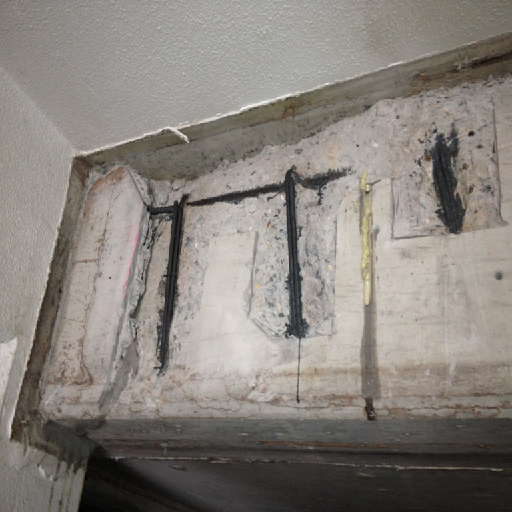
#> input picture testImage/rebarExposure_18.png, 512 x 512 px, given in place of testImage, which was not available
$ python histogramEqualizationColor.py --image ../../testImage
#> lines starting #> are read from the running program, lines starting #| are printed output that depends on the picture; pictures that were not available may be replaced by others from this repository, and a replacement may not be noted
### OpenCV/histogram/utils.py
import cv2
import numpy as np

import random
import os

import matplotlib.pyplot as plt
from matplotlib import ticker
from matplotlib.ticker import FuncFormatter
from mpl_toolkits.mplot3d import Axes3D

# [79 lines left out: functions compareColorHistogram, compareColorHistogram2d, BGR_histogram, not called in this run]

def BGR_hist_subplot (img, subplot, title):
    color = ('b','g','r')
    for i, col in enumerate(color):
        hist = cv2.calcHist([img],[i],None,[256],[0,256])
        plt.subplot(int(subplot)), plt.plot(hist,color = col), plt.title(f'{title}'), plt.legend

### OpenCV/histogram/histogramEqualizationColor.py
import cv2
import numpy as np
import argparse
import os
import matplotlib.pyplot as plt
from utils import BGR_hist_subplot

ap = argparse.ArgumentParser()
ap.add_argument("-i", "--image", required=True, help="Image path to the directory")
args = vars(ap.parse_args())
path = args['image']

# 입력 받은 이미지를 불러옵니다. opencv: cv2.imread(img, cv2.IMREAD_COLOR(default)), cv2.IMREAD_COLOR: If set, always convert image to the 3 channel BGR color image.
src = cv2.imread(path)
#> src is the input picture: shape (512, 512, 3); mean B, G, R 124, 130, 135.4

"""
BGR
"""
# B, G, R 컬러 영상을 분리
b, g, r = cv2.split(src)
# 히스토그램 평탄화
equalized_b = cv2.equalizeHist(b)
equalized_g = cv2.equalizeHist(g)
equalized_r = cv2.equalizeHist(r)
# merged
bgrDst = cv2.merge([equalized_b, equalized_g, equalized_r])
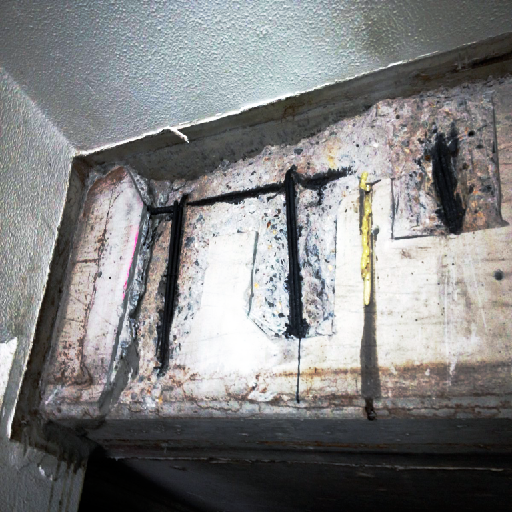
#> bgrDst: shape (512, 512, 3); mean B, G, R 128.4, 128.4, 128.4

"""
HSV
"""
# hsv 컬러 형태로 변형합니다.
hsv = cv2.cvtColor(src, cv2.COLOR_BGR2HSV)
#> hsv: shape (512, 512, 3); mean H, S, V 21.7, 24.5, 135.6
# h, s, v로 컬러 영상을 분리 합니다.
h, s, v = cv2.split(hsv)
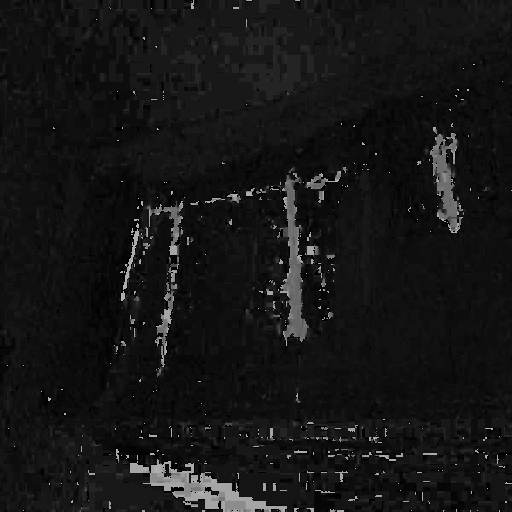
#> h: shape (512, 512); min 0, max 179, mean 21.7
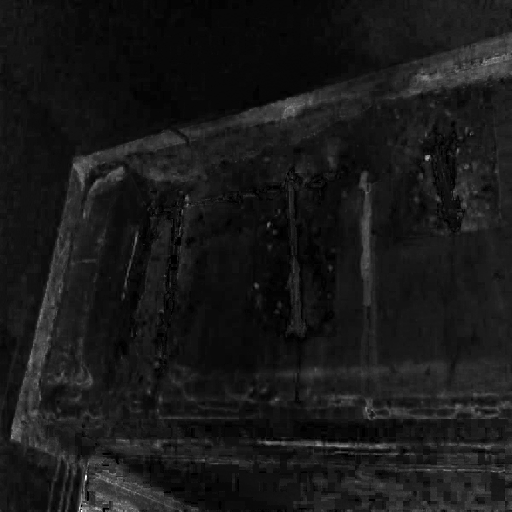
#> s: shape (512, 512); min 0, max 255, mean 24.5
# v값을 히스토그램 평활화를 합니다.
equalizedV = cv2.equalizeHist(v)
# h,s,equalizedV를 합쳐서 새로운 hsv 이미지를 만듭니다.
hsv2 = cv2.merge([h,s,equalizedV])
#> hsv2: shape (512, 512, 3); mean H, S, V 21.7, 24.5, 128.4
# 마지막으로 hsv2를 다시 BGR 형태로 변경합니다.
hsvDst = cv2.cvtColor(hsv2, cv2.COLOR_HSV2BGR)

"""
YCrCb
"""
# YCrCb 컬러 형태로 변환합니다.
yCrCb = cv2.cvtColor(src, cv2.COLOR_BGR2YCrCb)
#> yCrCb: shape (512, 512, 3); mean of channels 0, 1, 2 131, 131.2, 124.1
# y, Cr, Cb로 컬러 영상을 분리 합니다.
y, Cr, Cb = cv2.split(yCrCb)
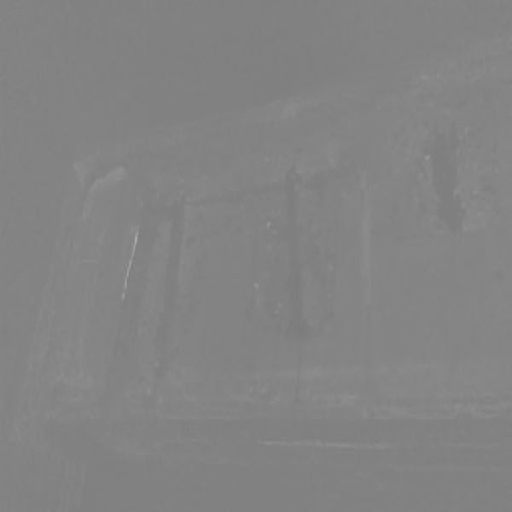
#> Cr: shape (512, 512); min 120, max 175, mean 131.2
# y값을 히스토그램 평활화를 합니다.
equalizedY = cv2.equalizeHist(y)
# equalizedY, Cr, Cb를 합쳐서 새로운 yCrCb 이미지를 만듭니다.
yCrCb2 = cv2.merge([equalizedY, Cr, Cb])
#> yCrCb2: shape (512, 512, 3); mean of channels 0, 1, 2 128.4, 131.2, 124.1
# 마지막으로 yCrCb2를 다시 BGR 형태로 변경합니다.
yCrCbDst = cv2.cvtColor(yCrCb2, cv2.COLOR_YCrCb2BGR)


# Resize Factor
fx_f = 0.3
fy_f = 0.3

# Image Resize
src_r = cv2.resize(src, dsize=(0, 0), fx=fx_f, fy=fy_f, interpolation=cv2.INTER_AREA)
bgrDst_r = cv2.resize(bgrDst, dsize=(0, 0), fx=fx_f, fy=fy_f, interpolation=cv2.INTER_AREA)
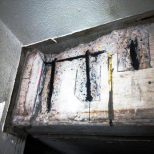
#> bgrDst_r: shape (154, 154, 3); mean B, G, R 128, 128.1, 128
hsvDst_r = cv2.resize(hsvDst, dsize=(0, 0), fx=fx_f, fy=fy_f, interpolation=cv2.INTER_AREA)
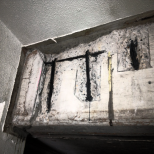
#> hsvDst_r: shape (154, 154, 3); mean B, G, R 117.3, 122.7, 128
yCrCbDst_r = cv2.resize(yCrCbDst, dsize=(0, 0), fx=fx_f, fy=fy_f, interpolation=cv2.INTER_AREA)


# src, hsv, YCrCb 각각을 출력합니다.
cv2.imshow('src', src_r)
cv2.imshow('bgr dst', bgrDst_r)
cv2.imshow('hsv dst', hsvDst_r)
cv2.imshow('YCrCb dst', yCrCbDst_r)

BGR_hist_subplot(src, 141, "src")
BGR_hist_subplot(bgrDst, 142, "bgrDst")
BGR_hist_subplot(hsvDst, 143, "hsvDst")
BGR_hist_subplot(yCrCbDst, 144, "yCrCbDst")
plt.xlim([0,256])
plt.show()
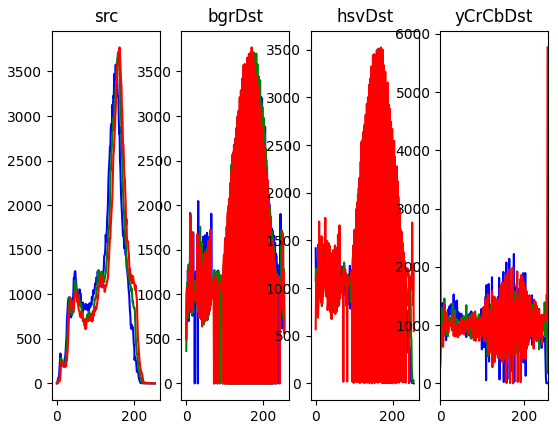
#> figure drawn by matplotlib, 4 panels; panel 1: curve peaks at x = 153, y = 3577; panel 1: curve peaks at x = 159, y = 3716; panel 1: curve peaks at x = 163, y = 3770; panel 2: curve peaks at x = 174, y = 3577


cv2.waitKey()
cv2.destroyAllWindows()
